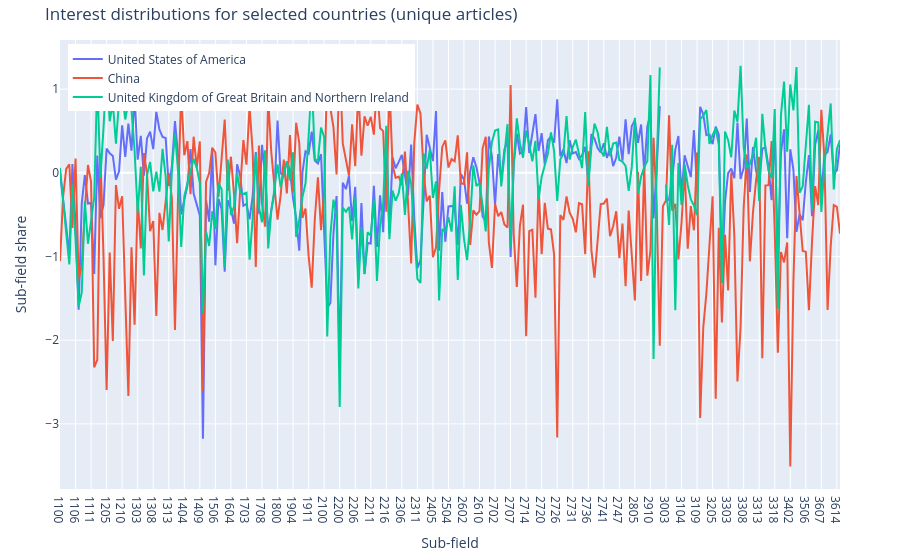

This figure's notebook cell:
### Code cell
x = df_interest_metric_unique.columns.to_list()

fig = go.Figure()

for country in country_list:
    y = df_interest_metric_unique.loc[country].values
    y_safe = [v if not np.isnan(v) else None for v in y]  # handle NaNs

    fig.add_trace(go.Scatter(
        x=x,
        y=y_safe,
        mode="lines",
        name=f"{uf.id2name_country[country]}"
    ))

fig.update_layout(
    title="Interest distributions for selected countries (unique articles)",
    xaxis=dict(title="Sub-field"),
    yaxis=dict(title="Sub-field share"),
    legend=dict(x=0.01, y=0.99),
    margin=dict(l=60, r=60, t=40, b=40)
)

fig.show()

### Figure 1 — Plotly figure (JSON) as saved in the notebook; plotly's stock layout.template omitted (floating-point values rounded to 4 significant figures; data arrays with more than 128 entries replaced by an {"elided": "..."} marker saying what was removed)
{"data": [{"mode": "lines", "name": "United States of America", "x": {"elided": "252 str values"}, "y": {"elided": "252 float values"}, "type": "scatter"}, {"mode": "lines", "name": "China", "x": {"elided": "252 str values"}, "y": {"elided": "252 float values"}, "type": "scatter"}, {"mode": "lines", "name": "United Kingdom of Great Britain and Northern Ireland", "x": {"elided": "252 str values"}, "y": {"elided": "252 float values"}, "type": "scatter"}], "layout": {"legend": {"x": 0.01, "y": 0.99}, "margin": {"l": 60, "r": 60, "t": 40, "b": 40}, "title": {"text": "Interest distributions for selected countries (unique articles)"}, "xaxis": {"title": {"text": "Sub-field"}}, "yaxis": {"title": {"text": "Sub-field share"}}}}
